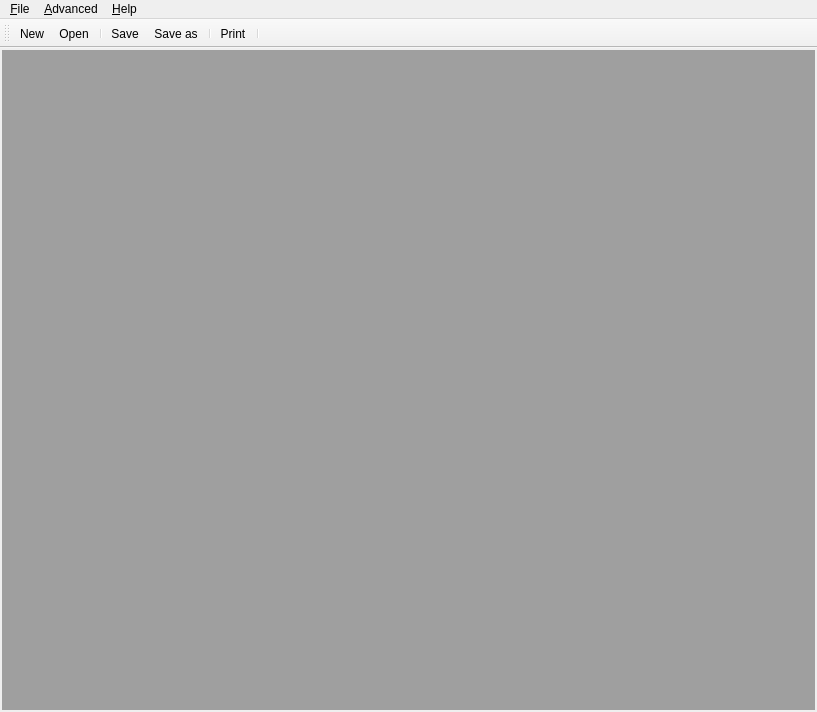
<?xml version="1.0" encoding="UTF-8"?>
<ui version="4.0">
 <class>MainWindow</class>
 <widget class="QMainWindow" name="MainWindow">
  <property name="geometry">
   <rect>
    <x>0</x>
    <y>0</y>
    <width>817</width>
    <height>712</height>
   </rect>
  </property>
  <property name="windowTitle">
   <string>QCodeEdit</string>
  </property>
  <widget class="QWidget" name="centralwidget">
   <layout class="QVBoxLayout" name="verticalLayout">
    <item>
     <widget class="QMdiArea" name="mdiArea">
      <property name="viewMode">
       <enum>QMdiArea::TabbedView</enum>
      </property>
      <property name="documentMode">
       <bool>true</bool>
      </property>
      <property name="tabsClosable">
       <bool>true</bool>
      </property>
      <property name="tabsMovable">
       <bool>true</bool>
      </property>
     </widget>
    </item>
   </layout>
  </widget>
  <widget class="QMenuBar" name="menubar">
   <property name="geometry">
    <rect>
     <x>0</x>
     <y>0</y>
     <width>817</width>
     <height>22</height>
    </rect>
   </property>
   <widget class="QMenu" name="menu_File">
    <property name="title">
     <string>&amp;File</string>
    </property>
    <widget class="QMenu" name="menu_Recent">
     <property name="title">
      <string>&amp;Recent</string>
     </property>
     <addaction name="action_Clear"/>
     <addaction name="separator"/>
    </widget>
    <addaction name="action_New"/>
    <addaction name="action_Open"/>
    <addaction name="menu_Recent"/>
    <addaction name="separator"/>
    <addaction name="action_Save"/>
    <addaction name="action_SaveAs"/>
    <addaction name="separator"/>
    <addaction name="action_Print"/>
    <addaction name="separator"/>
    <addaction name="action_Quit"/>
   </widget>
   <widget class="QMenu" name="menu_Advanced">
    <property name="title">
     <string>&amp;Advanced</string>
    </property>
   </widget>
   <widget class="QMenu" name="menu_Help">
    <property name="title">
     <string>&amp;Help</string>
    </property>
    <addaction name="action_About"/>
    <addaction name="action_About_Qt"/>
   </widget>
   <addaction name="menu_File"/>
   <addaction name="menu_Advanced"/>
   <addaction name="menu_Help"/>
  </widget>
  <widget class="QToolBar" name="mainToolbar">
   <property name="windowTitle">
    <string>File</string>
   </property>
   <property name="iconSize">
    <size>
     <width>24</width>
     <height>24</height>
    </size>
   </property>
   <attribute name="toolBarArea">
    <enum>TopToolBarArea</enum>
   </attribute>
   <attribute name="toolBarBreak">
    <bool>false</bool>
   </attribute>
   <addaction name="action_New"/>
   <addaction name="action_Open"/>
   <addaction name="separator"/>
   <addaction name="action_Save"/>
   <addaction name="action_SaveAs"/>
   <addaction name="separator"/>
   <addaction name="action_Print"/>
   <addaction name="separator"/>
  </widget>
  <action name="action_Open">
   <property name="icon">
    <iconset resource="example.qrc">
     <normaloff>:/open.png</normaloff>:/open.png</iconset>
   </property>
   <property name="text">
    <string>&amp;Open</string>
   </property>
   <property name="shortcut">
    <string>Ctrl+O</string>
   </property>
  </action>
  <action name="action_Quit">
   <property name="icon">
    <iconset resource="example.qrc">
     <normaloff>:/exit.png</normaloff>:/exit.png</iconset>
   </property>
   <property name="text">
    <string>&amp;Quit</string>
   </property>
   <property name="shortcut">
    <string>Ctrl+Q</string>
   </property>
  </action>
  <action name="action_About">
   <property name="text">
    <string>&amp;About</string>
   </property>
  </action>
  <action name="action_About_Qt">
   <property name="text">
    <string>About &amp;Qt</string>
   </property>
  </action>
  <action name="action_Reload_syntax_files">
   <property name="text">
    <string>&amp;Reload syntax files</string>
   </property>
  </action>
  <action name="action_Save">
   <property name="icon">
    <iconset resource="example.qrc">
     <normaloff>:/save.png</normaloff>:/save.png</iconset>
   </property>
   <property name="text">
    <string>&amp;Save</string>
   </property>
   <property name="shortcut">
    <string>Ctrl+S</string>
   </property>
  </action>
  <action name="action_SaveAs">
   <property name="icon">
    <iconset resource="example.qrc">
     <normaloff>:/saveas.png</normaloff>:/saveas.png</iconset>
   </property>
   <property name="text">
    <string>Save &amp;as</string>
   </property>
  </action>
  <action name="action_Print">
   <property name="icon">
    <iconset resource="example.qrc">
     <normaloff>:/print.png</normaloff>:/print.png</iconset>
   </property>
   <property name="text">
    <string>&amp;Print</string>
   </property>
   <property name="toolTip">
    <string>Print</string>
   </property>
   <property name="shortcut">
    <string>Ctrl+P</string>
   </property>
  </action>
  <action name="action_Clear">
   <property name="text">
    <string>&amp;Clear</string>
   </property>
  </action>
  <action name="action_New">
   <property name="icon">
    <iconset resource="example.qrc">
     <normaloff>:/new.png</normaloff>:/new.png</iconset>
   </property>
   <property name="text">
    <string>&amp;New</string>
   </property>
   <property name="shortcut">
    <string>Ctrl+N</string>
   </property>
  </action>
 </widget>
 <layoutdefault spacing="2" margin="2"/>
 <resources>
  <include location="example.qrc"/>
 </resources>
 <connections>
  <connection>
   <sender>action_Quit</sender>
   <signal>triggered()</signal>
   <receiver>MainWindow</receiver>
   <slot>close()</slot>
   <hints>
    <hint type="sourcelabel">
     <x>-1</x>
     <y>-1</y>
    </hint>
    <hint type="destinationlabel">
     <x>399</x>
     <y>299</y>
    </hint>
   </hints>
  </connection>
 </connections>
</ui>
